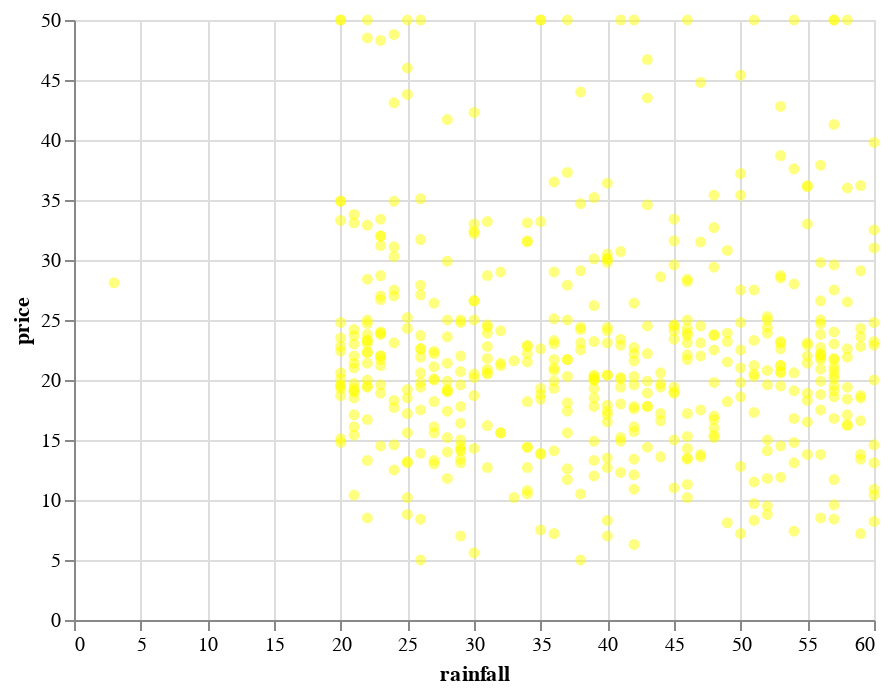

Notebook cell for this chart:
### Code cell
alt.renderers.set_embed_options(theme='dark')
alt.Chart(df).mark_circle(color='yellow', opacity=0.5).encode(x='rainfall', y='price')

### Figure 1 — Vega-Lite specification as saved in the notebook (floating-point values rounded to 4 significant figures; data arrays with more than 128 entries replaced by an {"elided": "..."} marker saying what was removed)
{"config": {"view": {"continuousWidth": 400, "continuousHeight": 300}}, "data": {"name": "data-34d98bdf01e144d8295abd65e9ab2652"}, "mark": {"type": "circle", "color": "yellow", "opacity": 0.5}, "encoding": {"x": {"type": "quantitative", "field": "rainfall"}, "y": {"type": "quantitative", "field": "price"}}, "$schema": "https://vega.github.io/schema/vega-lite/v4.8.1.json", "datasets": {"data-34d98bdf01e144d8295abd65e9ab2652": {"elided": "506 records"}}}
